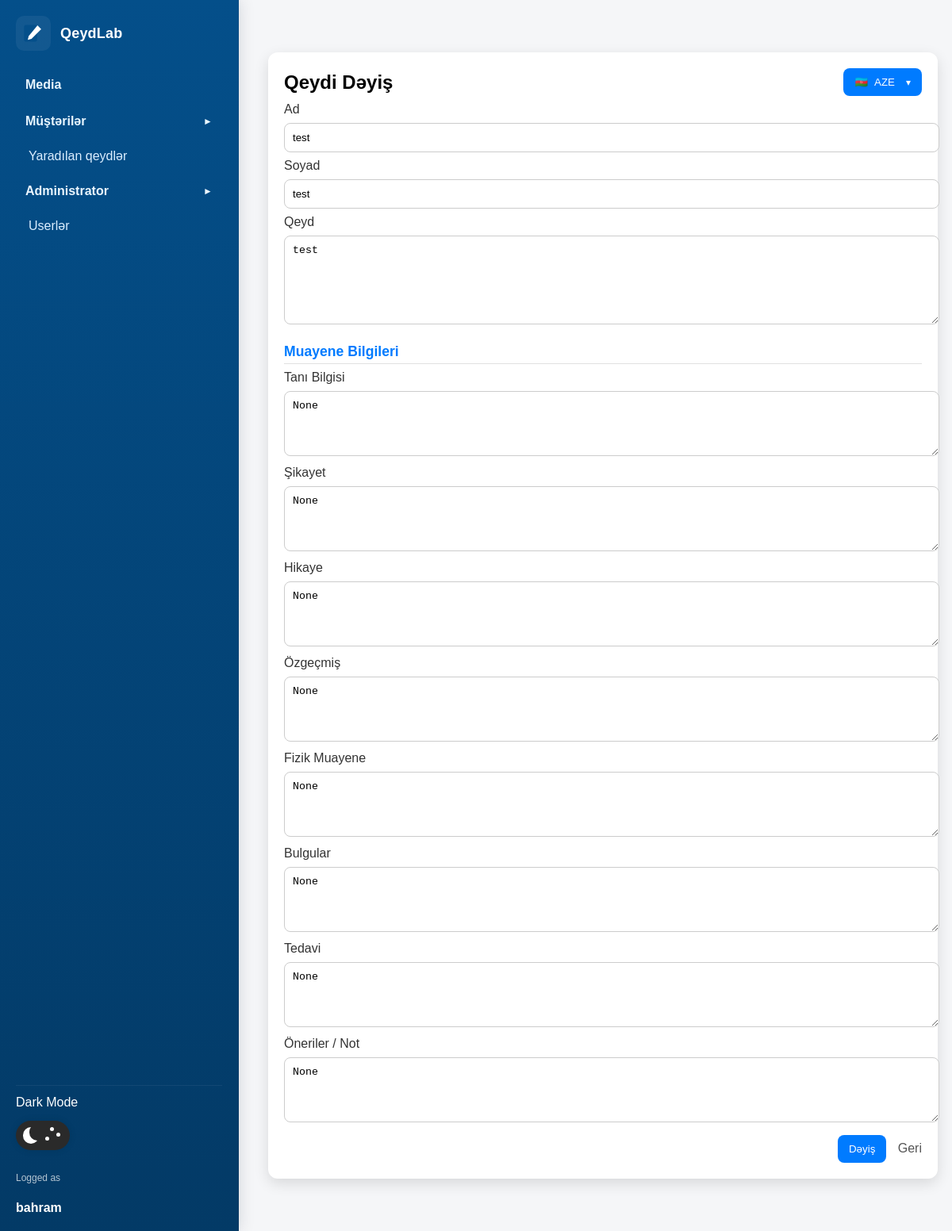
Screenshot of /edit_note/10/ (signed in) with the database file from the repository.
### home/models.py (models this page shows, shortened)
class Note(models.Model):
    first_name = models.CharField(max_length=50)
    last_name = models.CharField(max_length=50)
    note = models.TextField()
    created_at = models.DateTimeField(auto_now_add=True)

### home/views.py (the view)
# urls.py: path("edit_note/<int:id>/", views.edit_note, name="edit_note"),
def edit_note(request, id):
    note = get_object_or_404(Note, id=id)
    lang = request.session.get('lang', 'aze')
    t = get_translations(lang)
    if request.method == "POST":
        note.first_name = request.POST.get("first_name")
        note.last_name = request.POST.get("last_name")
        note.note = request.POST.get("note")
        note.save()
        return redirect("notes")
    return render(request, "home/edit_note.html", {"note": note, 'lang': lang, 't': t})

### home/views.py (called while the page is built)
def get_translations(lang_code):
    return TRANSLATIONS.get(lang_code, TRANSLATIONS['aze'])

### home/templates/home/edit_note.html (shortened to what this page needs)
<!DOCTYPE html>
<html>
<head>
</head>
<body>
    {% include 'home/sidebar.html' %}
    <div class="main-with-sidebar">
        <div class="box">
        <div style="display:flex; justify-content:space-between; align-items:center;">
            <h2 style="margin:0">{{ t.edit_title }}</h2>
            <div style="display:flex; gap:8px; align-items:center;">
                <div class="lang-dropdown-small" style="position:relative;">
                    <button id="langBtnEdit" class="btn secondary" type="button" style="display:flex; align-items:center; gap:8px;">
                        <span>{% if lang == 'en' %}🇺🇸{% elif lang == 'ru' %}🇷🇺{% else %}🇦🇿{% endif %}</span>
                        <span>{{ lang|upper }}</span>
                        <span style="font-size:12px; margin-left:6px;">▾</span>
                    </button>
                </div>
            </div>
        </div>
        <form method="POST">
            <label>Ad</label>
            <input type="text" name="first_name" value="{{ note.first_name }}" required>
            <label>Soyad</label>
            <input type="text" name="last_name" value="{{ note.last_name }}" required>
            <label>Qeyd</label>
            <textarea name="note" rows="6" required>{{ note.note }}</textarea>
            <div class="section-title">Muayene Bilgileri</div>
            <label>Tanı Bilgisi</label>
            <textarea name="tani_bilgisi">{{ note.tani_bilgisi }}</textarea>
            <label>Şikayet</label>
            <textarea name="sikayet">{{ note.sikayet }}</textarea>
            <label>Hikaye</label>
            <textarea name="hikaye">{{ note.hikaye }}</textarea>
            <label>Özgeçmiş</label>
            <textarea name="ozgecmis">{{ note.ozgecmis }}</textarea>
            <label>Fizik Muayene</label>
            <textarea name="fizik_muayene">{{ note.fizik_muayene }}</textarea>
            <label>Bulgular</label>
            <textarea name="bulgular">{{ note.bulgular }}</textarea>
            <label>Tedavi</label>
            <textarea name="tedavi">{{ note.tedavi }}</textarea>
            <label>Öneriler / Not</label>
            <textarea name="oneriler">{{ note.oneriler }}</textarea>
            <div style="text-align:right; margin-top:12px;">
                <button type="submit" class="btn">{{ t.edit }}</button>
                <a href="{% url 'welcome' %}" class="back-link">{{ t.back }}</a>
            </div>
        </form>
        </div>
    </div>
</body>
</html>

### home/templates/home/sidebar.html (shortened to what this page needs)
<aside id="qeyd-sidebar" style="position:fixed; left:0; top:0; bottom:0; width:260px; background:linear-gradient(180deg,#044f8a,#033a66); border-right:1px solid rgba(0,0,0,0.06); padding:20px; box-shadow:2px 0 18px rgba(2,24,47,0.12); z-index:60; overflow:auto;">
    <div style="display:flex; flex-direction:column; gap:16px; height:100%;">
        <a href="{% url 'welcome' %}" style="text-decoration:none; color:inherit; display:flex; align-items:center; gap:12px;">
            <div style="width:44px; height:44px; border-radius:10px; background:rgba(255,255,255,0.06); display:flex; align-items:center; justify-content:center;">
                <svg width="28" height="28" viewBox="0 0 24 24" xmlns="http://www.w3.org/2000/svg" aria-hidden="true" focusable="false">
                    <rect x="2" y="3" width="14" height="18" rx="2" fill="#044f8a" />
                    <path d="M16.5 3.5l4 4L10 18l-4 1 1-4L16.5 3.5z" fill="#ffffff" />
                </svg>
            </div>
            <div style="font-weight:900; color:#ffffff; font-size:18px; letter-spacing:0.2px">QeydLab</div>
        </a>
        <nav style="margin-top:8px; display:flex; flex-direction:column; gap:8px;">
            <a href="{% url 'menu_page' %}" style="display:flex; align-items:center; padding:10px 12px; border-radius:8px; color:#eaf6ff; text-decoration:none; font-weight:700; background:transparent">Media</a>
            <div>
                <a href="#" id="customersToggleLink" style="display:flex; justify-content:space-between; align-items:center; padding:10px 12px; border-radius:8px; color:#e8f6ff; font-weight:700; text-decoration:none; background:transparent">
                    <span>Müştərilər</span>
                    <span id="customersAccordionIcon" style="font-size:12px; transition:transform 0.2s;">►</span>
                </a>
                <div id="customersMenu" style="display:none; margin-top:8px; display:flex; flex-direction:column; gap:6px; padding-left:6px;">
                    <a href="{% url 'notes_list' %}" style="padding:8px 10px; border-radius:8px; color:#dbeeff; text-decoration:none; background:transparent">Yaradılan qeydlər</a>
                </div>
            </div>
            <div>
                <a href="#" id="adminToggleLink" style="display:flex; justify-content:space-between; align-items:center; padding:10px 12px; border-radius:8px; color:#eaf6ff; text-decoration:none; font-weight:700; background:transparent">
                    <span>Administrator</span>
                    <span id="adminAccordionIcon" style="font-size:12px; transition:transform 0.2s;">►</span>
                </a>
                <div id="adminMenu" style="display:none; margin-top:8px; display:flex; flex-direction:column; gap:6px; padding-left:6px;">
                    <a href="{% url 'users_list' %}" style="padding:8px 10px; border-radius:8px; color:#dbeeff; text-decoration:none;">Userlər</a>
                </div>
            </div>
        </nav>
        <div style="margin-top:auto; padding-top:12px; border-top:1px solid rgba(255,255,255,0.06);">
            <div style="display:flex; justify-content:space-between; align-items:center; margin-bottom:6px; color:#ffffff;">Dark Mode</div>
            <label class="switch">
                <span class="slider">
                    <span class="star star_1"></span>
                    <span class="star star_2"></span>
                    <span class="star star_3"></span>
                </span>
            </label>
        </div>
        <div style="margin-top:12px; font-size:12px; color:rgba(255,255,255,0.7);">Logged as</div>
        <div style="font-weight:700; color:#ffffff; margin-top:6px">{{ request.user.username|default:request.session.username|default:'Qonaq' }}</div>
    </div>
</aside>

### home/templates/home/edit_note.html (style rules this page uses)
body { background:#f5f6f8; font-family:Arial; display:flex; justify-content:center; align-items:flex-start; padding:40px 20px }
.box { background:#fff; width:100%; max-width:520px; padding:20px; border-radius:12px; box-shadow:0 6px 18px rgba(0,0,0,0.12) }
label { display:block; margin-top:8px; color:#333; font-weight:500 }
input[type="text"], textarea { width:100%; padding:10px; margin-top:8px; border-radius:8px; border:1px solid #ccc }
textarea { resize: vertical; min-height:60px }
.section-title { margin-top:20px; font-size:1.1em; font-weight:700; color:#007BFF; border-bottom:1px solid #e0e0e0; padding-bottom:4px; }
.btn { background:#007BFF; color:#fff; padding:10px 14px; border-radius:8px; border:none; cursor:pointer }
.back-link { margin-left:10px; text-decoration:none; color:#555; font-weight:500 }

### home/templates/home/sidebar.html (style rules this page uses)
.main-with-sidebar { margin-left: 280px; width: calc(100% - 300px); padding: 18px 20px; box-sizing: border-box; }
.main-with-sidebar .box { max-width: none; width:100%; }
.switch { font-size: 17px; position: relative; display: inline-block; width: 4em; height: 2.2em; border-radius: 30px; box-shadow: 0 0 10px rgba(0, 0, 0, 0.1); }
.slider { position: absolute; cursor: pointer; top: 0; left: 0; right: 0; bottom: 0; background-color: #2a2a2a; transition: 0.4s; border-radius: 30px; overflow: hidden; }
.slider:before { position: absolute; content: ""; height: 1.2em; width: 1.2em; border-radius: 20px; left: 0.5em; bottom: 0.5em; transition: 0.4s; transition-timing-function: cubic-bezier(0.81, -0.04, 0.38, 1.5); box-shadow: inset 8px -4px 0px 0px #fff; }
.star { background-color: #fff; border-radius: 50%; position: absolute; width: 5px; transition: all 0.4s; height: 5px; }
.star_1 { left: 2.5em; top: 0.5em; }
.star_2 { left: 2.2em; top: 1.2em; }
.star_3 { left: 3em; top: 0.9em; }

### rows the page displays
Note: first_name "test", last_name "test", note "test", tani_bilgisi "None", sikayet "None", hikaye "None", ozgecmis "None", fizik_muayene "None", bulgular "None", tedavi "None", oneriler "None"

### other values shown
{{ request.user.username|default:request.session.username|default:'Qonaq' }} "bahram"
{{ t.edit_title }} "Qeydi Dəyiş"
{{ lang|upper }} "AZE"
{{ t.edit }} "Dəyiş"
{{ t.back }} "Geri"
